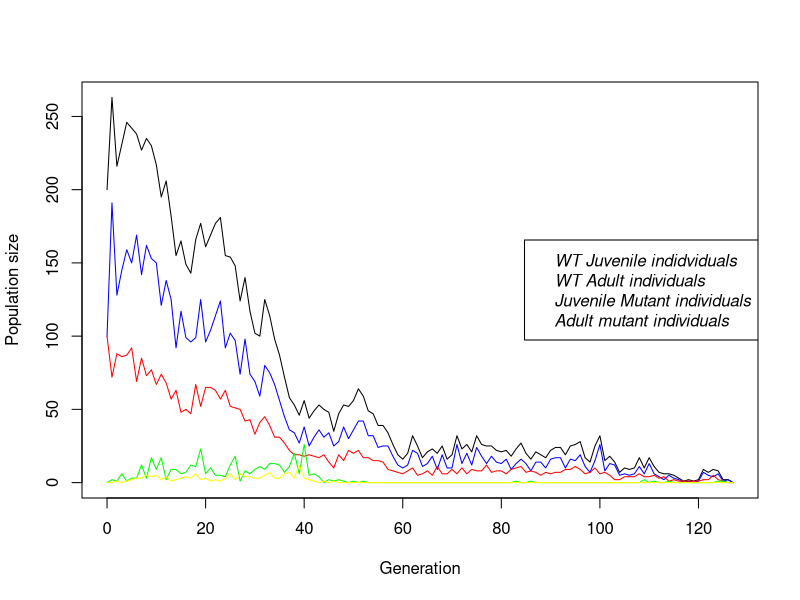
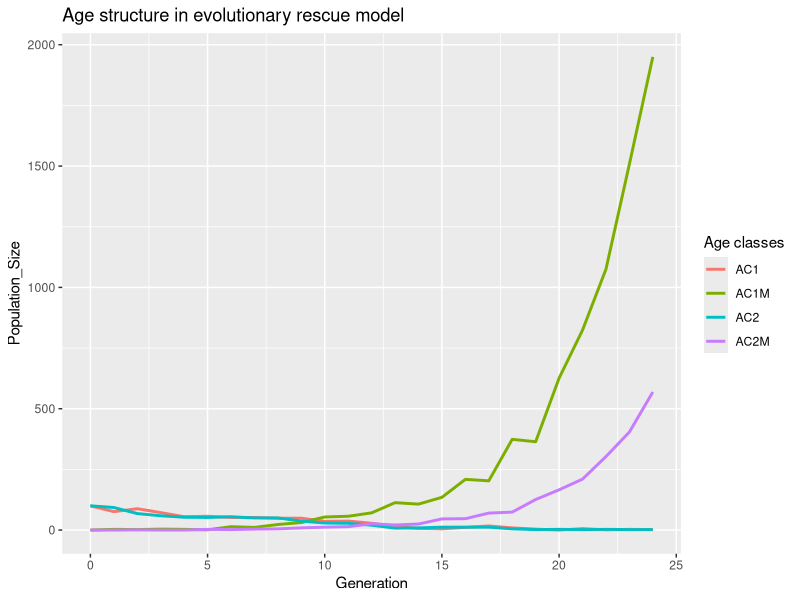

Write the R code that produced these figures, in order.
## ---- chunk 1
# Simulate WT-Population without any mutations and stochasticity
simulate_one_gen <- function(N_j0, N_a0,N_j0M, N_a0M, R_a, R_aM, S_j, S_jM, S_a, S_aM, mu){
  
  New_jtM <- rpois(1, N_a0 * mu * R_a)
  N_jt <- rpois(1, R_a * N_a0) - New_jtM #calculating number of WT juvenile individuals. 
  N_at <- rpois(1, S_j * N_j0 + S_a * N_a0) #calculating number of adult individuals
  
  
  N_jtM <- rpois(1, N_a0M * R_aM) + New_jtM # calculating number of Mutant juveniles
  N_atM <- rpois(1, N_j0M * S_jM + S_aM * N_a0M) # calculating number of Mutant adults
  
  
  return(c(N_jt, N_at, N_jtM, N_atM))
}
print(simulate_one_gen(100, 100,0, 0, 2, 2, 0.1,0.1, 0.6, 0.6, 0.02))
## ---- chunk 2
simulate_pop <- function(N_j0, N_a0,N_j0M, N_a0M, R_a, R_aM, S_j, S_jM, S_a, S_aM, mu, t_max) {
   # Create the vector in which to save the results
  pop_vector <- c(N_j0, N_a0, N_j0M, N_a0M) 
  # initiate the variables
  pop_new <- c(N_j0, N_a0, N_j0M, N_a0M)
  
  # run the simulation until generation t_max
  for (i in 1:t_max+1) {
    # redefine the current population one generation later
    pop_new <- simulate_one_gen(pop_new[1],pop_new[2],pop_new[3],pop_new[4], R_a,R_aM, S_j, S_jM, S_a, S_aM, mu)
    
    # add the new population sizes to the output vector
    pop_vector <- rbind(pop_vector,pop_new)
    # condition to stop the simulation before t_max: either the population exceeds 1.5 times the original population size, or it goes extinct
    if ( (pop_new[1]+pop_new[2]+ pop_new[3]+pop_new[4] >=10*(N_j0+ N_a0 + N_j0M+ N_a0M)) | (pop_new[1]+pop_new[2]+ pop_new[3]+pop_new[4]==0)) break }
  
  # add row and column names
  colnames(pop_vector) <- c("AC1", "AC2", "AC1M", "AC2M")
  rownames(pop_vector) <- (0:t_max)[1:length(pop_vector[,1])]
  
  return(pop_vector)
}
print(tail(simulate_pop(100, 100, 0,0, 2.5,2.5, 0.2,0.2, 0.6,0.6, 0.001, 1500)))


 
## ---- chunk 3
output <- simulate_pop(100, 100, 0,0, 1.8,2.5, 0.2,0.2, 0.6,0.6, 0.009, 1500)
print(tail(output))

x_range <- 0:(length(output[,1])-1)
# this plots the total population size
plot(x_range,output[,1]+output[,2],type='l',ylim=c(0,max(output[,1]+output[,2])),xlab = "Generation",ylab = "Population size")
# add number of Juvenile WT individuals
lines(x_range,output[,1], col="blue")
# add number of adult WT individuals
lines(x_range,output[,2], col="red")
#number of Juvenile Mutant individuals 
lines(x_range,output[,3], col = "green")
#number of adult mutant individuals
lines(x_range,output[,4], col = "yellow")

legend("right",
       c("WT Juvenile indidviduals", "WT Adult individuals", "Juvenile Mutant individuals", "Adult mutant individuals"),
       text.font = 3)
## ---- chunk 4
install.packages("dplyr")
install.packages("tidyr")
install.packages("ggplot2")
## ---- chunk 5


library(ggplot2)
library(dplyr)
library(tidyr)

# having the simulation set as a variable
sim_data <- simulate_pop(100, 100, 0, 0, 1,5, 0.2, 0.2, 0.6, 0.6, 0.01, 1500)

#Convert matrix to Dataframe to help analysis
df <- as.data.frame(sim_data)

# these steps were generated using ai help: The rownames are the Generation numbers. Let's make them a proper column.
df$Generation <- as.numeric(rownames(df))

# Reshape from Wide to Long format for ggplot
# This creates a column "Age_Class" (AC1, AC2, etc.) and "Population_Size". 

#pivot_longer syntaxc first define what data you are looking at. here we are looking at df our data frame. cols defines which columns to convert into the long format. we want to convert our Age class collumns into long format. names_to defines what the new column name should be. 

df_long <- pivot_longer(
  df, 
  cols = c("AC1", "AC2", "AC1M", "AC2M"), 
  names_to = "Age_Class", 
  values_to = "Population_Size"
)


print(df_long)

ggplot(df_long, aes(x = Generation, y = Population_Size, color = Age_Class)) +
  geom_line(linewidth = 1) +
  labs(title = "Age structure in evolutionary rescue model", color = "Age classes")
  


## ---- chunk 6
#N_j0, N_a0,N_j0M, N_a0M, R_a, R_aM, S_j, S_jM, S_a, S_aM, mu, t_max
# set some parameters to fixed values
N_j0 <- 50
N_a0 <- 50
N_j0M <- 0
N_a0M <- 0
R_a <- 2
R_aM <- 2
S_j <- 0.2
S_a <- 0.6
mu <- 0.01
t_max <- 1000




# determine how often to run the simulation for each set of parameters
no_replicates <- 100

# initialize data table - where to collect the results
data_table <- c()

# Doing a parameter sweep
for (selection_on_jM in c(TRUE,FALSE)){
  for (s_coeff in seq(1,1.1, 0.01)){
    S_j <- 0.2
    S_jM <- S_j * ifelse(selection_on_jM, s_coeff, 1)
    S_a <- 0.6
    S_aM <- S_a * ifelse(selection_on_jM, 1, s_coeff)
    
    print(paste(selection_on_jM, S_jM, S_aM))
    i<-1
    repeat {
      print(i)
      # increase counter by one
      i<-i+1
      # run the simulation once
      one_run <- simulate_pop(N_j0, N_a0,N_j0M, N_a0M, R_a, R_aM, S_j, S_jM, S_a, S_aM, mu, t_max)
      # determine total population sizes
      total_size <- one_run[,1]+one_run[,2] +one_run[,3]+one_run[,4]
      # determine minimum population size
      min_size <- min(total_size)
      # determine (first) generation at which this population size occurred
      min_gen <- as.numeric(which(total_size==min_size)[1])
      # enter the data into the table
      data_table <- rbind(data_table,c(s_coeff,ifelse(selection_on_jM, "on_juv", "on_adults"),min_gen,min_size)) # note that we add the varying parameters (decay rate and selection coefficient) to the table too
      # stop the repeated computation after no_replicates times
      if(i>no_replicates) break
    }
  }  
}
 
# define column names of data table
colnames(data_table) <- c("s_coeff","juveniles or adults","min_gen","no_min")
# show the first lines of the output
print(head(data_table))
print(tail(data_table))





#define WT leslie matrix and get growth-rate

l_matrix_WT <- matrix(c(
  0, R_a,
  S_j, S_a
), nrow = 2, byrow = TRUE)

all_eigen <- eigen(l_matrix_WT)
growth_rate_WT <- max(Re(all_eigen$values))
l_matrix_WT
growth_rate_WT

# define WT leslie matrix and get growth-rate
l_matrix_Mut <- matrix(c(
  0, R_aM,
  S_jM, S_aM
), nrow = 2, byrow = TRUE)

all_eigen <- eigen(l_matrix_Mut)
growth_rate_Mut <- max(Re(all_eigen$values))
l_matrix_Mut
growth_rate_Mut
